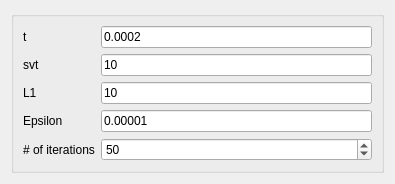
<?xml version="1.0" encoding="UTF-8"?>
<ui version="4.0">
 <class>Form</class>
 <widget class="QWidget" name="Form">
  <property name="geometry">
   <rect>
    <x>0</x>
    <y>0</y>
    <width>395</width>
    <height>180</height>
   </rect>
  </property>
  <property name="sizePolicy">
   <sizepolicy hsizetype="Ignored" vsizetype="Ignored">
    <horstretch>0</horstretch>
    <verstretch>0</verstretch>
   </sizepolicy>
  </property>
  <property name="windowTitle">
   <string>Form</string>
  </property>
  <layout class="QVBoxLayout" name="verticalLayout">
   <item>
    <widget class="QGroupBox" name="formGroupBox">
     <property name="title">
      <string/>
     </property>
     <layout class="QFormLayout" name="formLayout">
      <item row="1" column="0">
       <widget class="QLabel" name="t_label">
        <property name="text">
         <string>t</string>
        </property>
       </widget>
      </item>
      <item row="1" column="1">
       <widget class="QLineEdit" name="t_lineEdit">
        <property name="text">
         <string>0.0002</string>
        </property>
       </widget>
      </item>
      <item row="2" column="0">
       <widget class="QLabel" name="svt_label">
        <property name="text">
         <string>svt</string>
        </property>
       </widget>
      </item>
      <item row="2" column="1">
       <widget class="QLineEdit" name="svt_lineEdit">
        <property name="text">
         <string>10</string>
        </property>
       </widget>
      </item>
      <item row="4" column="0">
       <widget class="QLabel" name="L1_label">
        <property name="text">
         <string>L1</string>
        </property>
       </widget>
      </item>
      <item row="4" column="1">
       <widget class="QLineEdit" name="L1_lineEdit">
        <property name="text">
         <string>10</string>
        </property>
       </widget>
      </item>
      <item row="5" column="0">
       <widget class="QLabel" name="epsilon_label">
        <property name="text">
         <string>Epsilon</string>
        </property>
       </widget>
      </item>
      <item row="5" column="1">
       <widget class="QLineEdit" name="epsilon_lineEdit">
        <property name="text">
         <string>0.00001</string>
        </property>
       </widget>
      </item>
      <item row="6" column="0">
       <widget class="QLabel" name="niter_label">
        <property name="text">
         <string># of iterations</string>
        </property>
       </widget>
      </item>
      <item row="6" column="1">
       <widget class="QSpinBox" name="niter_spinBox">
        <property name="minimum">
         <number>1</number>
        </property>
        <property name="value">
         <number>50</number>
        </property>
       </widget>
      </item>
     </layout>
    </widget>
   </item>
  </layout>
 </widget>
 <resources/>
 <connections/>
</ui>
